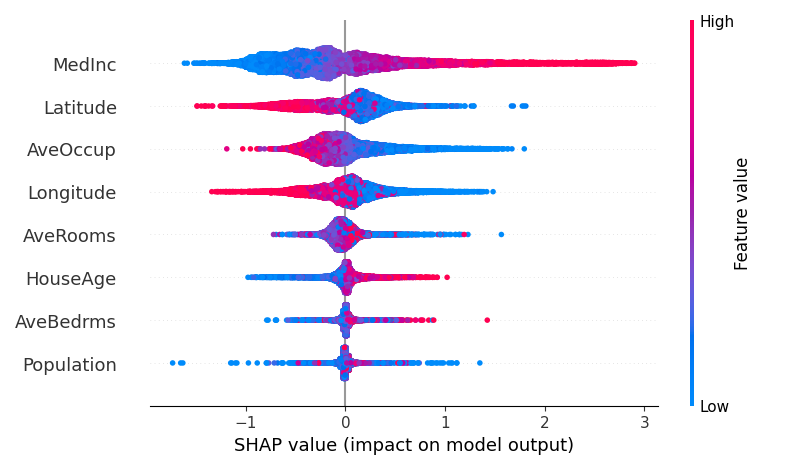

Source code (Python):
import pandas as pd
from sklearn.datasets import fetch_california_housing
from sklearn.tree import DecisionTreeRegressor
import shap
import matplotlib.pyplot as plt

# Load California housing dataset
housing = fetch_california_housing()
X, y = housing.data, housing.target
X = pd.DataFrame(X, columns=housing.feature_names)

# Optionally, use a smaller subset of data to prevent memory issues
# X_sample = X.sample(1000, random_state=1)
# y_sample = y[:1000]

# Fit a decision tree regressor (using full data, or use X_sample and y_sample if memory issues)
model = DecisionTreeRegressor()
model.fit(X, y)

# Create SHAP explainer using TreeExplainer (optimized for tree models)
explainer = shap.TreeExplainer(model)
shap_values = explainer.shap_values(X)

# Plot SHAP values (ensure plt.show() is used to display the plot in some environments)
shap.summary_plot(shap_values, X)
plt.show()  # Ensures the plot is displayed in non-interactive environments
